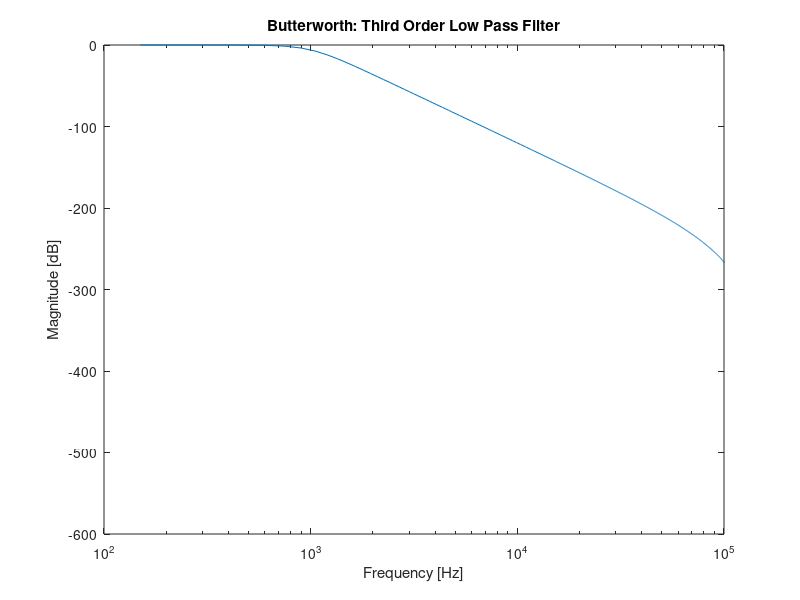

This chart was generated by the following MATLAB code:
fs = 300000; %sampling frequency
fc = 1000; %cutoff frequency

[b,a]=butter(3,(fc/(fs/2)),'low'); %butterworth 3rd order
[h,f]=freqz(b,a,1000,fs);
response_dB = 20.*log10(h.*conj(h));

semilogx(f,response_dB);
xlim([100,100000]); %range of frequency
title('Butterworth: Third Order Low Pass Filter');
xlabel('Frequency [Hz]');
ylabel('Magnitude [dB]');